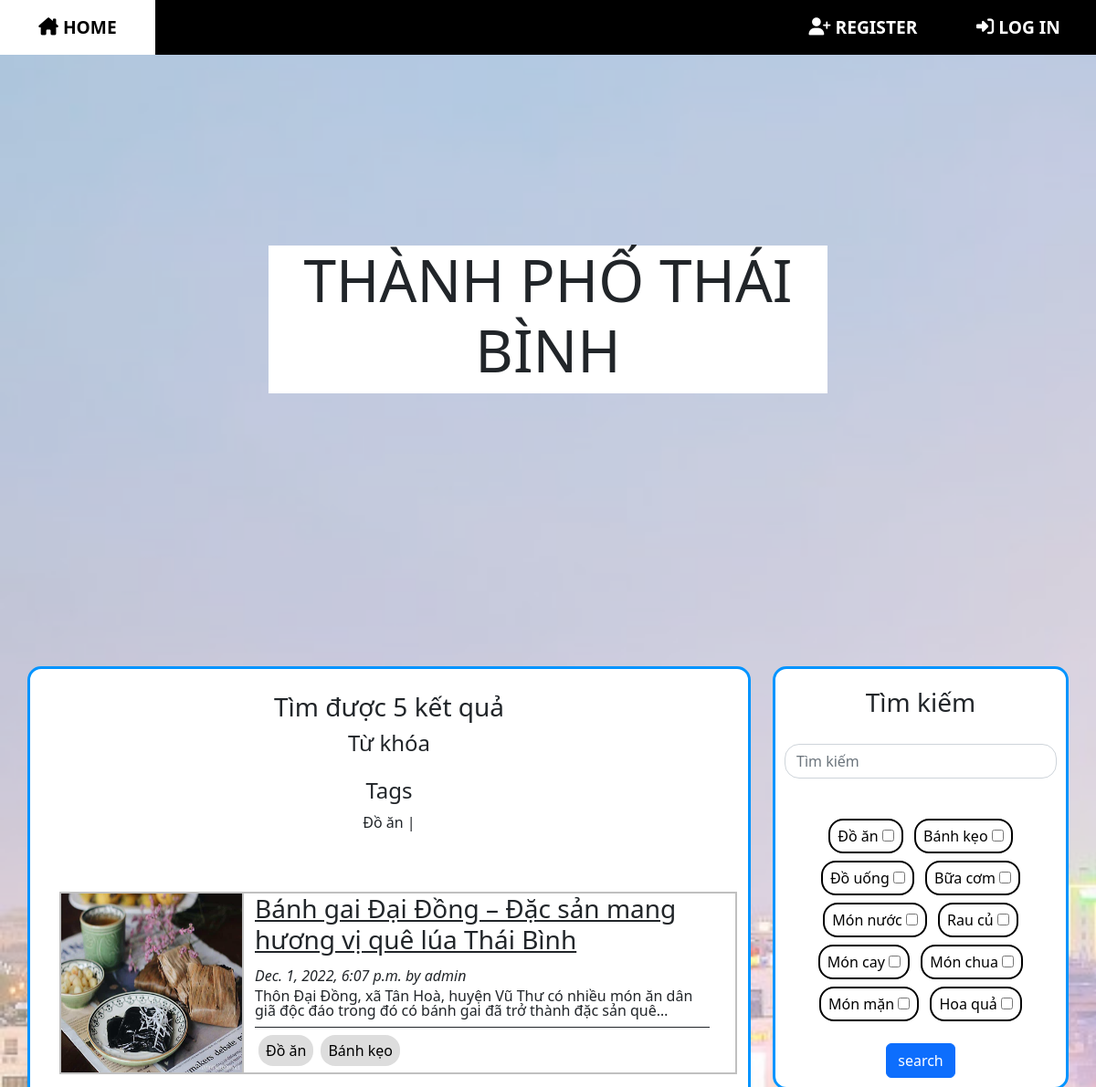
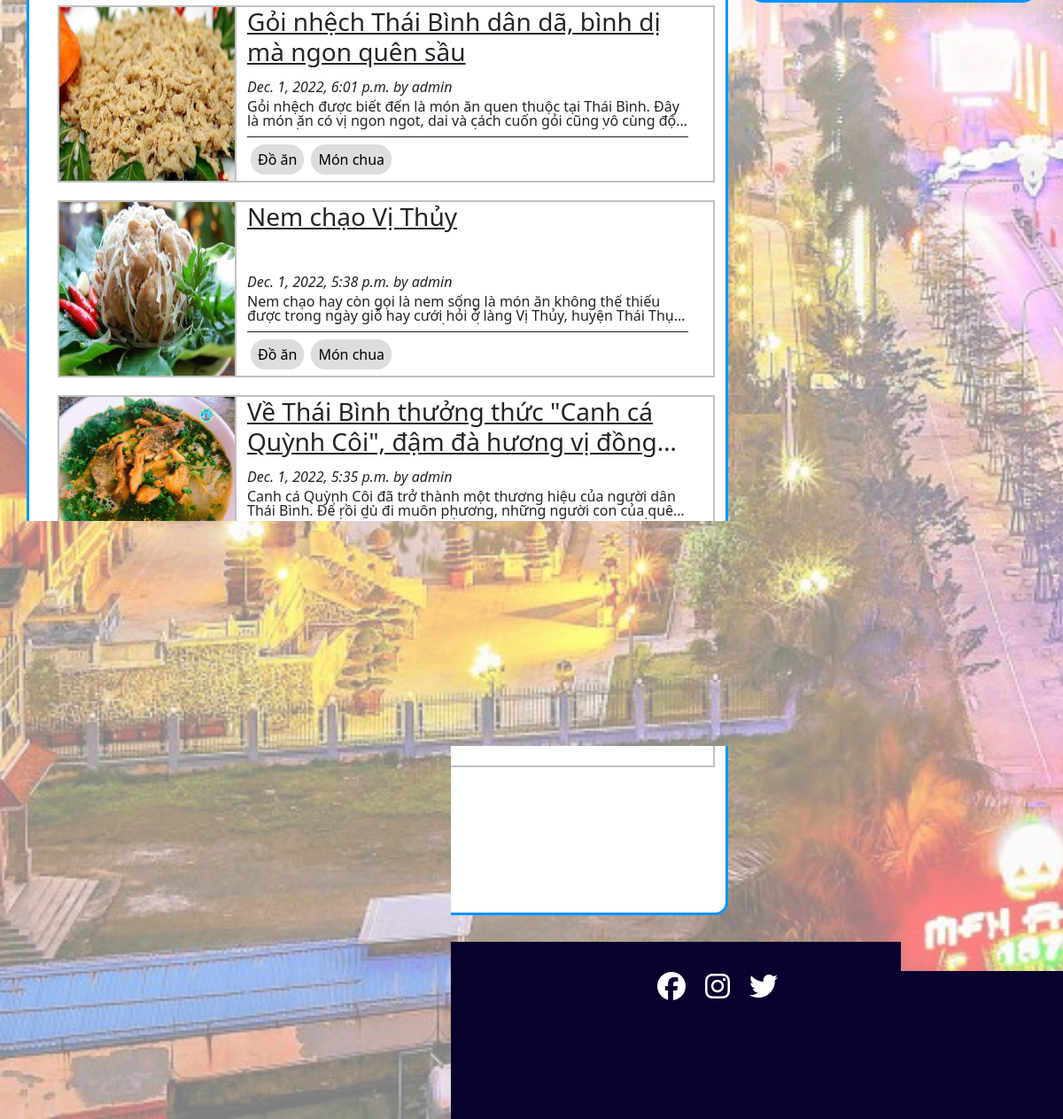
The app's page /search/?q=&c=10 with its own data (2 pictures, top to bottom).
### blog/models.py (models this page shows, shortened)
class Category(models.Model):
    name = models.CharField(max_length=100)
    def __str__(self):
        return self.name

class Post(models.Model):
    class NewManager(models.Manager):
        def get_queryset(self):
            return super().get_queryset().filter(status='published')
    options = (
        ('draft', 'Draft'),
        ('published', 'Published'),
    )
    title = models.CharField(max_length=250)
    category = models.ManyToManyField(
        Category, default=[1], related_name='posts')
    excerpt = models.TextField(null=True)
    slug = models.SlugField(max_length=250, unique_for_date='publish')
    image = models.FileField(
        upload_to='static/thumbnail/', default='static/thumbnail/default/default.jpg')
    publish = models.DateTimeField(default=timezone.now)
    author = models.ForeignKey(
        User, on_delete=models.CASCADE, related_name='blog_posts')
    content = RichTextUploadingField(null=True)
    status = models.CharField(max_length=10, choices=options, default='draft')
    likes = models.ManyToManyField(User, blank=True, related_name='likes')
    objects = models.Manager()  # default manager
    newmanager = NewManager()  # custom manager
    def get_absolute_url(self):
        return reverse('blog:post_single', args=[self.slug])
    class Meta:
        ordering = ('-publish',)

### blog/views.py (the view)
# urls.py: path('search/', views.post_search, name='post_search'),
def post_search(request):
    form = PostSearchForm()
    q = ''
    c = ''
    results = []
    form = PostSearchForm(request.GET)
    if form.is_valid():
        q = form.cleaned_data['q']
        c = form.cleaned_data['c']
        results = Post.newmanager.filter(
            Q(title__contains=q, status='published'))
        for tag in c:
            results = results.filter(category=tag.id)
    list = pagination(request, results)
    return render(request, 'blog/search.html', {'categorys': Category.objects.all(), 'posts': results, 'total_results': results.count, 'q': str(q), 'c': c, 'list': list})

### blog/views.py (called while the page is built)
def pagination(request, posts):
    obj = posts
    page_n = request.GET.get('page')
    p = Paginator(obj, 5)
    list = p.get_page(page_n)
    return list

### templates/blog/search.html (shortened to what this page needs)
{% extends "base/base.html" %} {% block title %} Welcome to Blog {% endblock %} {%load static%}{% block content %} {%include "base/nav-bar.html"%}
<div class="bgpic"><img src="{% static 'Thanh-pho.jpg' %}" /></div>
<div class="col">
    <div class="row" id="row-titlecard">
        <div class="titlecard">
            <h1 style="font-size:400%">THÀNH PHỐ THÁI BÌNH</h1>
        </div>
    </div>
    <div class="row ">
        <div class="col-8">
            <div class="container">
                <div class="search-result-dialog">
                    <h3>Tìm được {{total_results}} kết quả</h3>
                    <h4>Từ khóa</h4>
                    <h4>Tags</h4>
                    <p>
                        {%for tag in c%} {{tag}} | {%endfor%}</p>
                </div>
                {% include "blog/list.html" %}
            </div>
        </div>
        <div class="col-4">
            {% include "blog/searchbox.html" %}
        </div>
    </div>
    {%include "base/footer.html"%}
</div>
{% endblock %}

### templates/blog/list.html (shortened to what this page needs)
{%block content%}
<div class="col pt-5">
    {% for post in list %}
    <div class="post-container row">
        <div class="col-3 post-thumbnail ">
            <img src="/{{post.image}}" />
        </div>
        <div class="col-9 post-detail">
            <div class="post-title">
                <h3>
                    <a class="text-dark" href="{{post.get_absolute_url}} ">{{post.title}}</a>
                </h3>
            </div>
            <div class="post-meta">
                <em>{{post.publish}} by {{post.author}}</em>
            </div>
            <div class="post-excerpt">
                <p>{{post.excerpt}}</p>
            </div>
            <div class="post-cat">
                {% for tag in post.category.all %}
                <a class="tag-btn" href="/search/?q=&c={{tag.id}}">{{tag}}</a>{%endfor%}
            </div>
        </div>
    </div>
    {% endfor %}
</div>
<nav aria-label="Page navigation example">
    <ul class="pagination" style="text-align: center;">
        <li class="page-item active"><a class="page-link" href="?page={{list.number}}">{{list.number}}</a></li>
    </ul>
</nav>
{%endblock%}

### templates/blog/searchbox.html
{% load static %} {% block content %}
<link href="{% static 'style.css' %}" rel="stylesheet">
<div class="search-box">
    <form role="search" method="get" action="/search/">
        <h3>Tìm kiếm</h3>
        <div class="search-bar">
            <input class="form-control me-5" name="q" type="search" placeholder="Tìm kiếm" aria-label="Search">
        </div>
        <div class="tag-bar">
            {% for tag in categorys.all%} {%if tag.name != 'default'%}
            <div class="tag-checkbox">
                <label for="{{tag}}" class="">{{tag.name}}</label>
                <input name="c" type="checkbox" id="{{tag}}" value="{{tag.pk}}">
            </div>
            {% endif %} {%endfor%}
        </div>
        <button class="btn btn-primary" type="submit">search </button>
    </form>
</div>
{% endblock %}

### static/style.css (style rules this page uses)
* { box-sizing: border-box; padding: 0; margin: 0; }
.bgpic { width: 100%; height: 100%; position: fixed; z-index: -1; opacity: 0.5; }
.container { border: solid #0094FF; border-radius: 15px; background-color: white; margin: 30px; padding-bottom: 50px; min-height: 1000px; }
.titlecard { background-color: white; width: 50%; text-align: center; align-self: center; margin-right: auto; margin-left: auto; }
#row-titlecard { height: 700px; }
.search-box { border: solid #0094FF; display: flex; flex-direction: column; align-items: center; border-radius: 15px; background-color: white; min-height: 400px; position: sticky; top: 70px; margin: 30px; padding: 20px 10px 10px 10px; }
.search-box form { display: flex; flex-direction: column; align-items: center; }
.search-bar { margin-top: 20px; margin-bottom: 20px; }
.tag-bar { margin: 20px 10px 20px 10px; text-align: center; }
.tag-checkbox { border: black solid 2px; color: black; padding: 5px 8px; text-align: center; text-decoration: none; display: inline-block; margin: 4px; cursor: pointer; border-radius: 16px; min-width: 55px; }
.form-control { border-radius: 1rem; }
.post-container { position: relative; background-color: white; border: solid #C0C0C0 2px; margin: 0 0 20px 20px; height: 200px; max-width: 800px; overflow: hidden; }
.post-container .post-thumbnail { position: absolute; padding: 0; border-right: inherit; overflow: hidden; height: 100%; width: 200px; }
.post-container .post-thumbnail img { width: 100%; height: 100%; }
.post-container .post-detail { position: relative; left: 200px; }
.post-container .post-detail .post-title { position: absolute; margin-bottom: 10px; height: 70px; width: 90%; overflow: hidden; text-overflow: ellipsis; display: -webkit-box; line-height: 40px; -webkit-line-clamp: 2; -webkit-box-orient: vertical; }
.post-container .post-detail .post-excerpt { position: absolute; bottom: 45px; margin-bottom: 13px; height: 34px; width: 90%; overflow: hidden; text-overflow: ellipsis; display: -webkit-box; line-height: 16px; -webkit-line-clamp: 2; -webkit-box-orient: vertical; }
.post-container .post-detail .post-cat { position: absolute; bottom: 0px; border-top: solid 1px; height: 50px; width: 90%; text-overflow: ellipsis; overflow: hidden; display: flex; align-items: center; }
.post-container .post-detail .post-meta { position: absolute; bottom: 95px; font-size: medium; height: 18px; width: 90%; overflow: hidden; text-overflow: ellipsis; display: -webkit-box; line-height: 15px; }
.tag-btn { background-color: #ddd; border: none; color: black; padding: 5px 8px; text-align: center; text-decoration: none; display: inline-block; margin: 4px; cursor: pointer; border-radius: 16px; min-width: 55px; }
.search-result-dialog { padding-top: 25px; display: flex; flex-direction: column; align-items: center; }
.search-result-dialog p { width: 100%; overflow-wrap: break-word; text-align: center; }
.pagination { margin-top: 60px; display: flex; justify-content: center; }
.active>.page-link { z-index: 0; }

### records on screen
Category: name "Đồ ăn"
Post: image (picture), title "Bánh gai Đại Đồng – Đặc sản mang hương vị quê lúa Thái Bình", publish "Dec. 1, 2022, 6:07 p.m.", author "admin", excerpt "Thôn Đại Đồng, xã Tân Hoà, huyện Vũ Thư có nhiều món ăn dân giã độc đáo trong đó có bánh gai đã trở thành đặc sản…"
Category: name "Bánh kẹo"
Post: image (picture), title "Gỏi nhệch Thái Bình dân dã, bình dị mà ngon quên sầu", publish "Dec. 1, 2022, 6:01 p.m.", author "admin", excerpt "Gỏi nhệch được biết đến là món ăn quen thuộc tại Thái Bình. Đây là món ăn có vị ngon ngot, dai và cách cuốn gỏi cũng vô cùng…"
Category: name "Món chua"
Post: image (picture), title "Nem chạo Vị Thủy", publish "Dec. 1, 2022, 5:38 p.m.", author "admin", excerpt "Nem chạo hay còn gọi là nem sống là món ăn không thể thiếu được trong ngày giỗ hay cưới hỏi ở làng Vị Thủy, huyện Thái…"
Post: image (picture), title "Về Thái Bình thưởng thức \"Canh cá Quỳnh Côi\", đậm đà hương vị…", publish "Dec. 1, 2022, 5:35 p.m.", author "admin", excerpt "Canh cá Quỳnh Côi đã trở thành một thương hiệu của người dân Thái Bình. Để rồi dù đi muôn phương, những người con của…"
Category: name "Bữa cơm"
Post: image (picture), title "Bánh cáy làng Nguyễn đặc sản Thái Bình nổi tiếng từ Bắc trí Nam", publish "Dec. 1, 2022, 5:30 p.m.", excerpt "Du lịch Thái Bình, ngoài chùa Keo, đền Trần linh thiêng,… người ta còn nhớ đến nem chạo Vị Thủy, canh cá Quỳnh Côi, bún…"
Category: name "Đồ uống"
Category: name "Món nước"
Category: name "Rau củ"
Category: name "Món cay"
Category: name "Món mặn"
Category: name "Hoa quả"

### other values on screen
{{ total_results }} "5"
{{ list.number }} "1"
